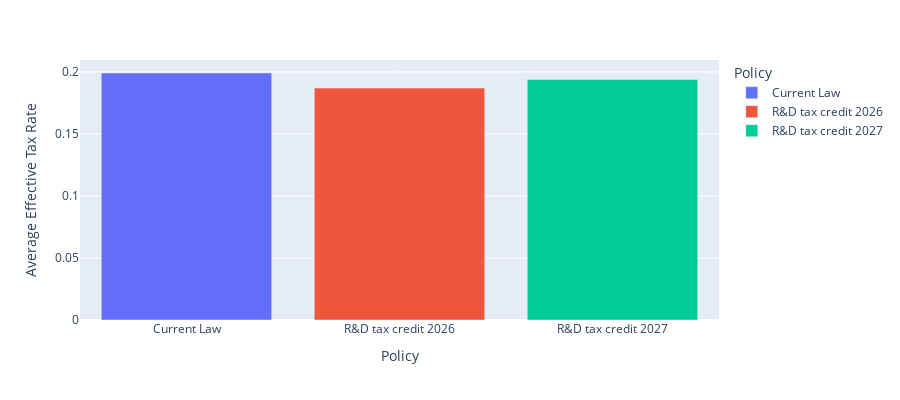

Here is the notebook cell this chart was saved with:
### Code cell
# Plot Figure 4: Effects of full R&D expensing deductibility in 2026 on
# Business Incentives to Invest
fig4 = px.bar(
    df[(df["output_var"]=="eatr") & (df["asset_type"]=="machines")],
    x="Policy", y="value", color='Policy',
    labels={'value':'Average Effective Tax Rate'}, height=400
)
fig4.show()

### Figure 1 — Plotly figure (JSON) as saved in the notebook; plotly's stock layout.template omitted (floating-point values rounded to 4 significant figures)
{"data": [{"hovertemplate": "Policy=%{x}<br>Average Effective Tax Rate=%{y}<extra></extra>", "legendgroup": "Current Law", "marker": {"color": "#636efa", "pattern": {"shape": ""}}, "name": "Current Law", "orientation": "v", "showlegend": true, "textposition": "auto", "type": "bar", "x": ["Current Law"], "xaxis": "x", "y": [0.1992], "yaxis": "y"}, {"hovertemplate": "Policy=%{x}<br>Average Effective Tax Rate=%{y}<extra></extra>", "legendgroup": "R&D tax credit 2026", "marker": {"color": "#EF553B", "pattern": {"shape": ""}}, "name": "R&D tax credit 2026", "orientation": "v", "showlegend": true, "textposition": "auto", "type": "bar", "x": ["R&D tax credit 2026"], "xaxis": "x", "y": [0.187], "yaxis": "y"}, {"hovertemplate": "Policy=%{x}<br>Average Effective Tax Rate=%{y}<extra></extra>", "legendgroup": "R&D tax credit 2027", "marker": {"color": "#00cc96", "pattern": {"shape": ""}}, "name": "R&D tax credit 2027", "orientation": "v", "showlegend": true, "textposition": "auto", "type": "bar", "x": ["R&D tax credit 2027"], "xaxis": "x", "y": [0.1939], "yaxis": "y"}], "layout": {"barmode": "relative", "height": 400, "legend": {"title": {"text": "Policy"}, "tracegroupgap": 0}, "margin": {"t": 60}, "xaxis": {"anchor": "y", "categoryarray": ["Current Law", "R&D tax credit 2026", "R&D tax credit 2027"], "categoryorder": "array", "domain": [0, 1], "title": {"text": "Policy"}}, "yaxis": {"anchor": "x", "domain": [0, 1], "title": {"text": "Average Effective Tax Rate"}}}}
